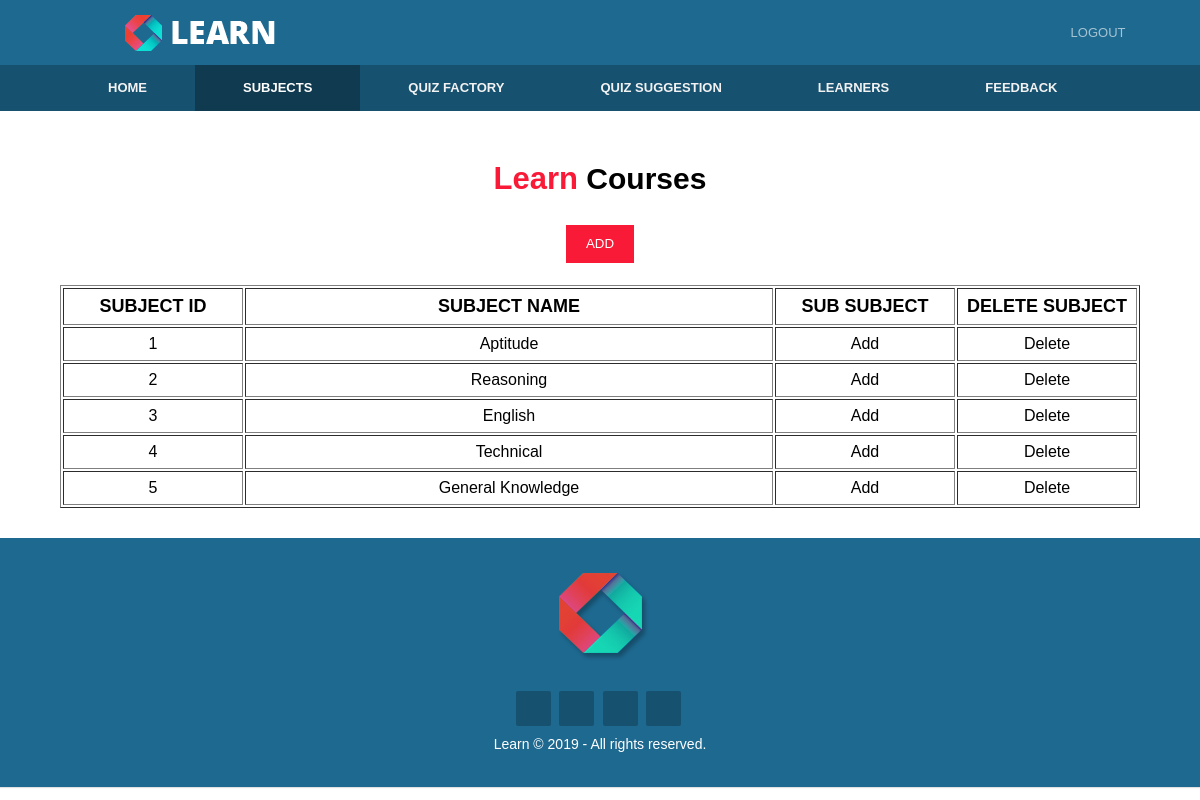
/admin/subject.php (signed in), run on the app's committed database.
### tables this page shows
CREATE TABLE `subject` (
  `sub_id` int(11) NOT NULL,
  `name` varchar(100) NOT NULL
);

### admin/subject.php (the view, shortened to what this page needs)
<?php
  	include_once("header.php");
  	include_once("config.php");
  	if(!isset($_SESSION['admin']))
  	{
  		header("location:login.php");
  	}
  	else
  	{
  		$qry="select * from subject";
  		$result=mysqli_query($conn,$qry);
  		if(mysqli_num_rows($result)>0)
  		{
?>
<section class="datatable">
<div class="container">
    <h1><span class="highlight">Learn</span> Courses</h1><br>
    <button type="submit" class="button1" onclick="openForm()">ADD</button><br/><br/>
    <table border="1"width="100%">
    	<tr>
    		<th width="180px">SUBJECT ID</th>
    		<th>SUBJECT NAME</th>
    		<th>SUB SUBJECT</th>
    		<th>DELETE SUBJECT</th>
    		</tr>
    	<?php
    		while($row=mysqli_fetch_assoc($result))
    		{
    	?>
    	<tr>
    		<td><?php echo $row["sub_id"] ?></td>
    		<td><?php echo $row["name"] ?></td>
    		<td width="180px">
            <a href="addsub.php?sub_id=<?php echo $row['sub_id'];?>">Add</a></td>
            <td width="180px">
            <a href="delete.php?sub_id=<?php echo $row['sub_id'];?>" onClick="return confirm('Do you want to Delete Y/N')">Delete</a></td>
    	</tr>
    	<?php
    		}
		}
		else
	    {
	    	echo "<script>alert('Can not Load Subjects')</script>";
	    }
	}?>
    </table>
</div>
</section>
<?php
  include_once("footer.php");
?>

### admin/header.php (shortened to what this page needs)
<!DOCTYPE html>
<html>
<head>
	<link rel="stylesheet" type="text/css" href="../css/style.css">
</head>
<body>
<div class="header">
	<div class="container">
	<div class="logo">
		<img src="../images/logo.png">
  	</div>
	<div class="header-right">
	<?php
		if(isset($_SESSION['admin']))
		{
			echo '<a href="logout.php">Logout</a>';
		}
		else
		{
			echo '<a href="login.php">Log in</a>';
		}
	?>
	</div>
	</div>
</div>
	<nav>
		<div class="container">
		<ul>
			<li><a href="home.php" class="<?php echo (basename($_SERVER['PHP_SELF'])=='home.php')?"active":""; ?>">Home</a></li>
			<?php
				if(isset($_SESSION['admin']))
				{
				 ?>
			<li><a href="subject.php" class="<?php echo (basename($_SERVER['PHP_SELF'])=='subject.php')?"active":"";?>">Subjects</a></li>
  			<li><a href="courses.php" class="<?php echo (basename($_SERVER['PHP_SELF'])=='courses.php')?"active":"";?>">Quiz Factory</a></li>
  			<li><a href="suggest.php" class="<?php echo (basename($_SERVER['PHP_SELF'])=='suggest.php')?"active":"";?>">Quiz Suggestion</a></li>
  			<li><a href="user.php" class="<?php echo (basename($_SERVER['PHP_SELF'])=='user.php')?"active":"";?>">Learners</a></li>
  			<li><a href="feedback.php" class="<?php echo (basename($_SERVER['PHP_SELF'])=='feedback.php')?"active":"";?>">Feedback</a></li>
  			<?php } ?>
  			</ul>
		</div>
	</nav>

### admin/footer.php
<footer class="footer-centered" style="margin-top: 0px;">
	<img src="../images/logo_footer.png">
		<div class="footer-icons">
			<a href="#"><i class="fa fa-facebook"></i></a>
			<a href="#"><i class="fa fa-twitter"></i></a>
			<a href="#"><i class="fa fa-linkedin"></i></a>
			<a href="#"><i class="fa fa-google"></i></a>
		</div>
	<p>Learn &copy; 2019 - All rights reserved.</p>
</footer>
</body>
</html>

### css/style.css (style rules this page uses)
* { box-sizing: border-box; margin: 0; padding: 0; }
body { font-family: Arial, Helvetica, sans-serif; font-size: 15px; line-height: 1.5; }
.container { width: 90%; margin: auto; overflow: hidden; }
.header { overflow: hidden; background-color: #1e6990; padding: 5px 5px; }
.header .logo img { float: left; margin-left: 60px; margin-top: 10px; }
.header a { float: left; color: #fff9; text-align: center; padding: 15px 10px; text-decoration: none; font-size: 13px; line-height: 25px; border-radius: 1px; text-transform: uppercase; }
.header-right { float: right; }
nav { overflow: hidden; background-color: #175170; }
nav li { display: inline; }
nav li a { float: left; display: inline-block; color: #f2f2f2; text-align: center; padding: 13px 48px; text-decoration: none; text-transform: uppercase; font-size: 13px; font-weight: bold; }
nav ul li a.active { background-color: #103a4f; color: #fff; }
.button1 { height: 38px; background: #f91a37; border: none; padding-left: 20px; padding-right: 20px; color: #ffffff; }
h1 .highlight { font-size: 31px; color: #f91a37; font-weight: bold; }
h1 { font-size: 30px; text-align: center; margin-top: 15px; }
p { font-size: 17px; }
.footer-centered { background-color: #1e6990; box-shadow: 0 1px 1px 0 rgba(0, 0, 0, 0.12); box-sizing: border-box; width: 100%; text-align: center; font: normal 18px sans-serif; padding: 35px; margin-top: 50px; }
footer p { color: #ffff; font-size: 14px; margin: 0; }
.footer-icons { margin-top: 25px; }
.footer-icons a { display: inline-block; width: 35px; height: 35px; cursor: pointer; background-color: #175170; border-radius: 2px; font-size: 20px; color: #ffffff; text-align: center; line-height: 35px; margin-right: 3px; margin-bottom: 5px; }
.datatable { margin-top: 30px; padding-bottom: 30px; text-align: center; }
.datatable h1 { text-align: center; }
table tr th { border-collapse: collapse; padding: 4px; font-size: 18px; }
table tr td { text-align: center; padding: 4px; font-size: 16px; }
table tr td a { color: black; text-decoration-line: none; }

### data on the page
subject: sub_id "1", name "Aptitude"
subject: sub_id "2", name "Reasoning"
subject: sub_id "3", name "English"
subject: sub_id "4", name "Technical"
subject: sub_id "5", name "General Knowledge"
